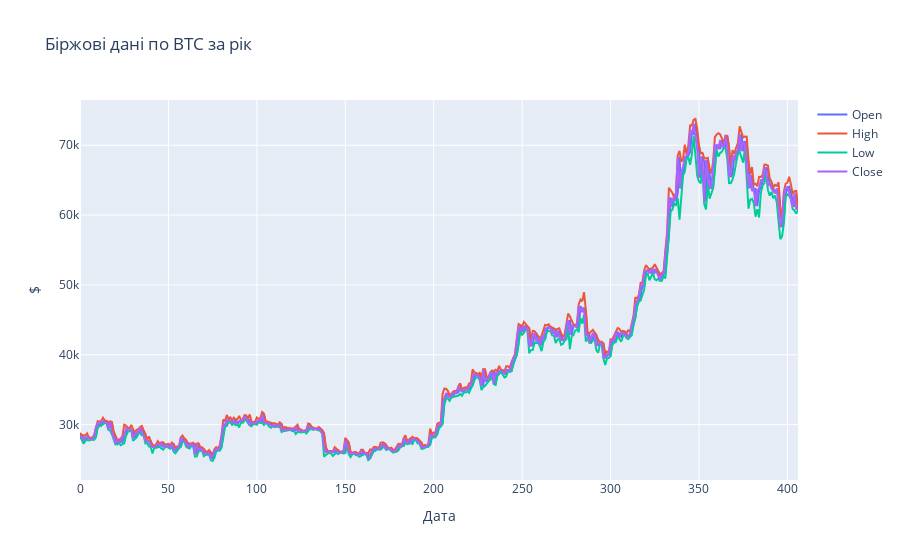

Write notebook code for a chart like this one.
### Code cell
# Першим етапом нашого дослідження дістанемо наші дані та візуалізуємо їх

data = pd.read_csv('BTC-USD.csv')

print(data.head())

plot_line_chart(data, "Біржові дані по BTC за рік", "$", y_columns=["Open", "High", "Low", "Close"], x_column="Data")

### Figure 1 — Plotly figure (JSON) as saved in the notebook; plotly's stock layout.template omitted (floating-point values rounded to 4 significant figures; data arrays with more than 128 entries replaced by an {"elided": "..."} marker saying what was removed)
{"data": [{"mode": "lines", "name": "Open", "type": "scatter", "x": {"elided": "407 int values"}, "y": {"elided": "407 float values"}}, {"mode": "lines", "name": "High", "type": "scatter", "x": {"elided": "407 int values"}, "y": {"elided": "407 float values"}}, {"mode": "lines", "name": "Low", "type": "scatter", "x": {"elided": "407 int values"}, "y": {"elided": "407 float values"}}, {"mode": "lines", "name": "Close", "type": "scatter", "x": {"elided": "407 int values"}, "y": {"elided": "407 float values"}}], "layout": {"title": {"text": "Біржові дані по BTC за рік"}, "xaxis": {"title": {"text": "Дата"}}, "yaxis": {"title": {"text": "$"}}}}
